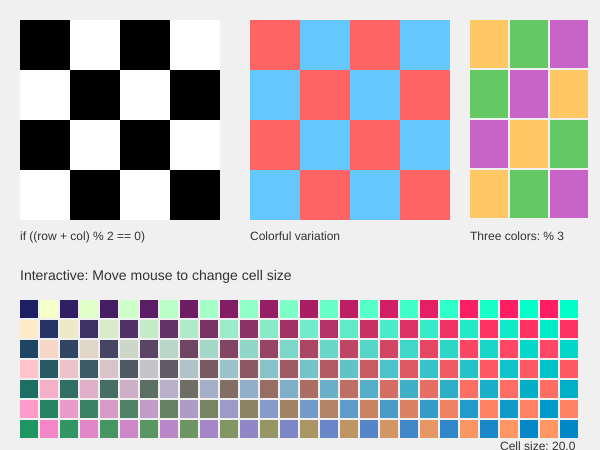
Frame 1 (no input)
Frame 60 (no input): identical to frame 1, image omitted
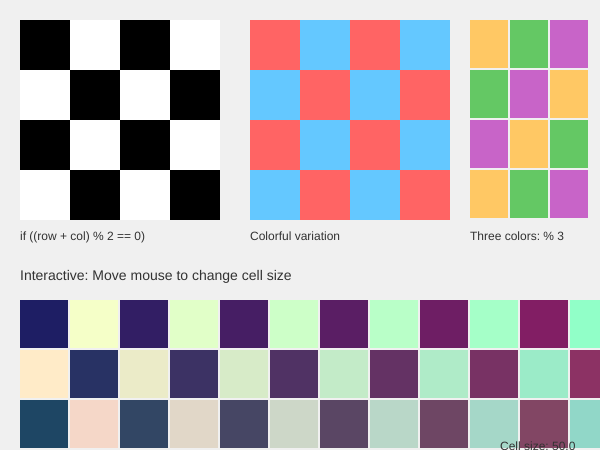
Frame 120 (the mouse pressed at the canvas centre since frame 60)

The p5.js sketch that drew these frames (run headless with seeded random() and noise() and a simulated clock; from frame 60 on, the mouse is pressed at the canvas centre):

// p5.js sketch
// ── sketch.js
/*
 * Example 06: Checkerboard Pattern
 *
 * The classic checkerboard is a great example of algorithmic thinking!
 *
 * PATTERN ANALYSIS:
 * - In even rows (0, 2, 4...), even columns are black
 * - In odd rows (1, 3, 5...), odd columns are black
 *
 * ELEGANT SOLUTION:
 * If (row + column) is even → one color
 * If (row + column) is odd  → other color
 *
 * Why does this work?
 * - even + even = even
 * - odd + odd = even
 * - even + odd = odd
 * - odd + even = odd
 */

let cellSize = 50;

function setup() {
  createCanvas(600, 450);
  background(240);

  noStroke();

  // ---- Classic Black & White Checkerboard ----

  let row = 0;
  for (let y = 20; y < 220; y += cellSize) {
    let col = 0;
    for (let x = 20; x < 220; x += cellSize) {
      // The elegant solution: (row + col) % 2
      if ((row + col) % 2 == 0) {
        fill(0); // Black
      } else {
        fill(255); // White
      }

      rect(x, y, cellSize, cellSize);
      col++;
    }
    row++;
  }

  // Label
  fill(50);
  textSize(12);
  text("if ((row + col) % 2 == 0)", 20, 240);

  // ---- Colorful Checkerboard ----

  row = 0;
  for (let y = 20; y < 220; y += cellSize) {
    let col = 0;
    for (let x = 250; x < 450; x += cellSize) {
      if ((row + col) % 2 == 0) {
        fill(255, 100, 100); // Red
      } else {
        fill(100, 200, 255); // Blue
      }

      rect(x, y, cellSize, cellSize);
      col++;
    }
    row++;
  }

  fill(50);
  text("Colorful variation", 250, 240);

  // ---- Three Color Pattern ----
  // Using % 3 for three colors

  row = 0;
  for (let y = 20; y < 220; y += cellSize) {
    let col = 0;
    for (let x = 470; x < 590; x += 40) {
      let pattern = (row + col) % 3;

      if (pattern == 0) {
        fill(255, 200, 100); // Orange
      } else if (pattern == 1) {
        fill(100, 200, 100); // Green
      } else {
        fill(200, 100, 200); // Purple
      }

      rect(x, y, 38, cellSize - 2);
      col++;
    }
    row++;
  }

  fill(50);
  text("Three colors: % 3", 470, 240);

  // ---- Interactive Checkerboard (bottom) ----

  fill(50);
  textSize(14);
  text("Interactive: Move mouse to change cell size", 20, 280);
}

function draw() {
  // Clear only the bottom part
  fill(240);
  noStroke();
  rect(0, 290, width, height - 290);

  // Map mouse position to cell size (20 to 80)
  let dynamicSize = map(mouseX, 0, width, 20, 80);
  dynamicSize = constrain(dynamicSize, 20, 80); // Keep within bounds

  let row = 0;
  for (let y = 300; y < 440; y += dynamicSize) {
    let col = 0;
    for (let x = 20; x < 580; x += dynamicSize) {
      // Add some color variation based on position
      if ((row + col) % 2 == 0) {
        fill(30 + col * 10, 30 + row * 20, 100);
      } else {
        fill(255 - col * 10, 255 - row * 20, 200);
      }

      noStroke();
      rect(x, y, dynamicSize - 2, dynamicSize - 2);
      col++;
    }
    row++;
  }

  // Show current cell size
  fill(50);
  textSize(12);
  text("Cell size: " + nf(dynamicSize, 1, 1), 500, 450);
}
